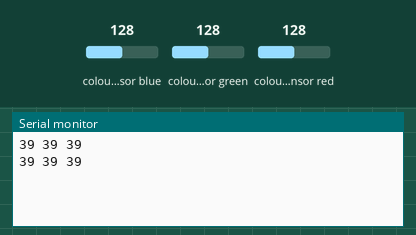
Simulated run of this sketch. Board: ESP8266 (NodeMCU). Parts: the last lines printed to the serial monitor. Wiring (inferred from the names in the program): TCS3200 colour sensor: output D0; S2 D3; S3 D4. The inputs (shaded band) are chosen by the test bench; at power-on: colour sensor blue 128, colour sensor green 128, colour sensor red 128.

Above: at 1.2 s.
1.3 s: colour sensor blue set to 5
At 2.3 s:
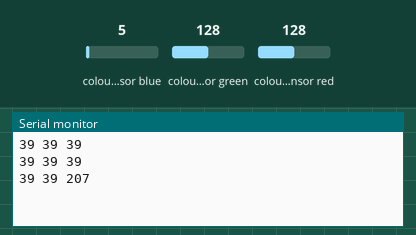
2.8 s: colour sensor green set to 5
At 3.09 s:
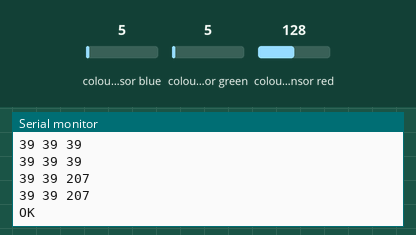
4.6 s: colour sensor red set to 5
At 5.6 s:
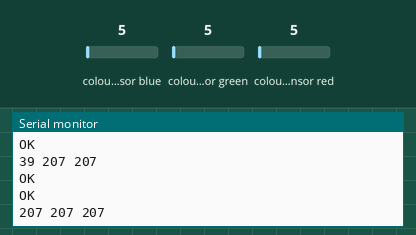

Measured:
- after the input at 1.3 s, the serial monitor: prints a new line after 0.53 s (image 1)
- after the input at 2.8 s, the serial monitor: prints a new line after 0.15 s (image 2)
- after the input at 4.6 s, the serial monitor: prints a new line after 0.44 s (image 3)

The sketch:

TCS3200_Sketch.ino
```cpp
#define TCS_S2  D3
#define TCS_S3  D4
#define TCS_OUT D0

uint32_t r = 0, g = 0, b = 0;
uint32_t lastPrint = 0;

#define JETON_R_MIN  0ul
#define JETON_R_MAX  200ul
#define JETON_G_MIN  200ul
#define JETON_G_MAX  999ul
#define JETON_B_MIN  200ul
#define JETON_B_MAX  999ul

void setup() {
    Serial.begin(115200);
    pinMode(TCS_S2, OUTPUT);
    pinMode(TCS_S3, OUTPUT);
    pinMode(TCS_OUT, INPUT);
    digitalWrite(TCS_S2, LOW);
    digitalWrite(TCS_S3, LOW);
}

void loop() {
    digitalWrite(TCS_S2, LOW);
    digitalWrite(TCS_S3, LOW);
    delayMicroseconds(20000);
    r = pulseIn(TCS_OUT, LOW, 1000000);

    digitalWrite(TCS_S2, HIGH);
    digitalWrite(TCS_S3, HIGH);
    delayMicroseconds(20000);
    g = pulseIn(TCS_OUT, LOW, 1000000);

    digitalWrite(TCS_S2, LOW);
    digitalWrite(TCS_S3, HIGH);
    delayMicroseconds(20000);
    b = pulseIn(TCS_OUT, LOW, 1000000);

    if (millis() - lastPrint >= 500) {
        Serial.print(r);
        Serial.print(" ");
        Serial.print(g);
        Serial.print(" ");
        Serial.println(b);
        lastPrint = millis();
    }

    if (r >= JETON_R_MIN && r <= JETON_R_MAX &&
        g >= JETON_G_MIN && g <= JETON_G_MAX &&
        b >= JETON_B_MIN && b <= JETON_B_MAX) {
        Serial.println(F("OK"));
    }

    delay(100);
}
```
